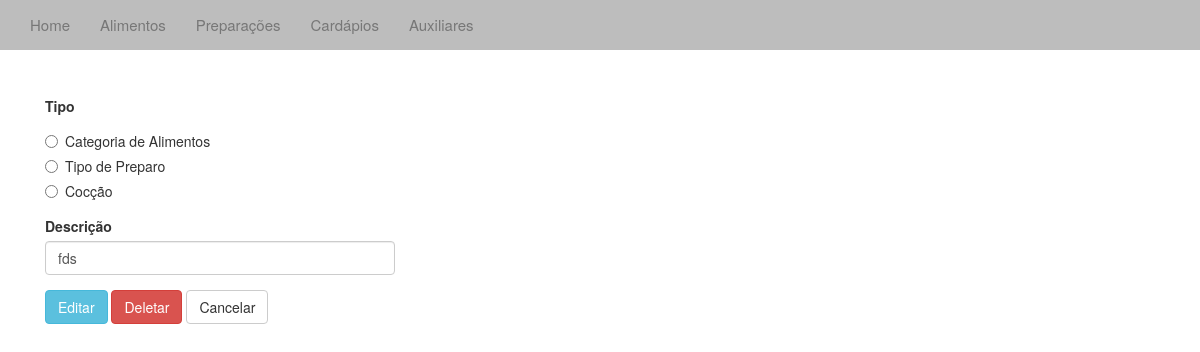
Before: /editaux/1/ with the older database file.
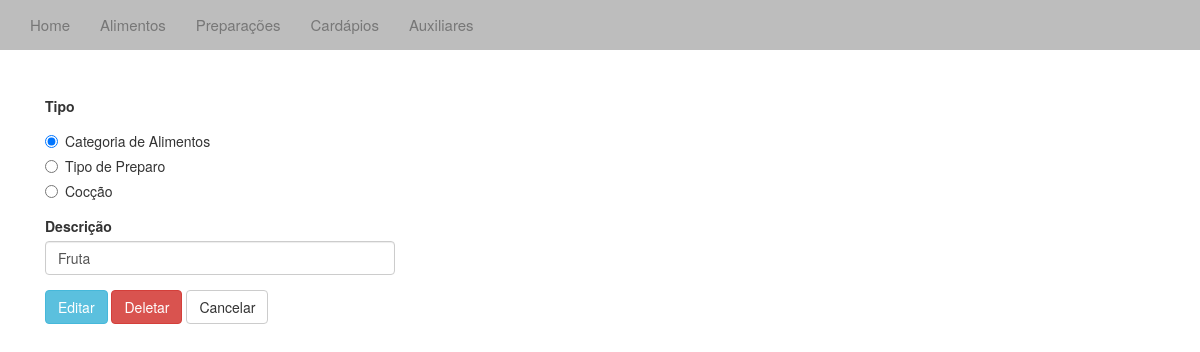
After: the same page with the newer database file.
### cardapio/models.py (models this page shows, shortened)
class Aux(models.Model):
	tipo = models.IntegerField(max_length=1)
	desc = models.CharField(max_length=4)

### cardapio/views.py (the view, shortened to what this page needs)
# urls.py: url(r'editaux/(?P<id_aux>\d+)/$', 'cardapio.views.editaux', name='editaux'),
def editaux(request, id_aux):
	f = modelformset_factory(Aux,AuxForm)
	form = f(request.POST or None)
	aux = get_object_or_404(Aux, pk=id_aux)
	context = {'form': form, 'aux':aux}
	return render(request,"editaux.html", context)

### templates/editaux.html (shortened to what this page needs)
{% extends "base.html" %}
{% block body%}
<div class="container">
	<h3>Editar Auxiliar</h3>
	<br /><br />
	<form action="" method="post" role="form" class="col-sm-4">
		<div class="form-group">
			<label>Tipo</label>
			<div class="radio">
				<label>
					{% if aux.tipo == 1 %}
					<input type="radio" name="tipo" value="1" checked> Categoria de Alimentos
					{% else %}
					<input type="radio" name="tipo" value="1"> Categoria de Alimentos
					{% endif %}
				</label>
			</div>
			<div class="radio">
				<label>
					{% if aux.tipo == 2 %}
					<input type="radio" name="tipo" value="2" checked> Tipo de Preparo
					{% else %}
					<input type="radio" name="tipo" value="2"> Tipo de Preparo
					{% endif %}
				 </label>
			</div>
			<div class="radio">
				<label>
					{% if aux.tipo == 3 %}
					<input type="radio" name="tipo" value="3" checked> Cocção
					{% else %}
					<input type="radio" name="tipo" value="3"> Cocção
					{% endif %}
				</label>
			</div>
		</div>
		<div class="form-group">
			<label>Descrição</label>
			<input type="text" class="form-control" name="desc" value="{{ aux.desc }}" />
		</div>
	  <button type="submit" class="btn btn-info" value="Editar">Editar</button>
	  <a href="/deleteaux/{{ aux.id }}"><button type="button" class="btn btn-danger">Deletar</button></a>
	  <a href="/aux/"><button type="button" class="btn btn-default">Cancelar</button></a>
	  </form>
</div>
{% endblock %}

Changed rows visible on the page:
changed Aux: desc "fds" → "Fruta"
Other visible differences:
form field tipo: (not shown) → "☑ Categoria de Alimentos"
form field tipo: "☐ Categoria de Alimentos" → (not shown)
